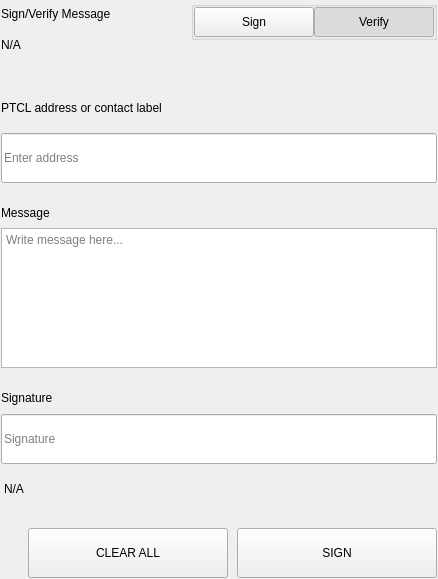
<?xml version="1.0" encoding="UTF-8"?>
<ui version="4.0">
 <class>SettingsSignMessageWidgets</class>
 <widget class="QWidget" name="SettingsSignMessageWidgets">
  <property name="geometry">
   <rect>
    <x>0</x>
    <y>0</y>
    <width>438</width>
    <height>579</height>
   </rect>
  </property>
  <property name="windowTitle">
   <string>Form</string>
  </property>
  <layout class="QVBoxLayout" name="verticalLayout">
   <property name="spacing">
    <number>0</number>
   </property>
   <property name="leftMargin">
    <number>0</number>
   </property>
   <property name="topMargin">
    <number>0</number>
   </property>
   <property name="rightMargin">
    <number>0</number>
   </property>
   <property name="bottomMargin">
    <number>0</number>
   </property>
   <item>
    <widget class="QWidget" name="left" native="true">
     <layout class="QVBoxLayout" name="verticalLayout_3">
      <property name="leftMargin">
       <number>0</number>
      </property>
      <property name="topMargin">
       <number>0</number>
      </property>
      <property name="rightMargin">
       <number>0</number>
      </property>
      <property name="bottomMargin">
       <number>0</number>
      </property>
      <item>
       <widget class="QWidget" name="container_sign" native="true">
        <layout class="QVBoxLayout" name="verticalLayout_2">
         <property name="spacing">
          <number>0</number>
         </property>
         <property name="leftMargin">
          <number>1</number>
         </property>
         <property name="topMargin">
          <number>1</number>
         </property>
         <property name="rightMargin">
          <number>1</number>
         </property>
         <property name="bottomMargin">
          <number>1</number>
         </property>
         <item>
          <layout class="QHBoxLayout" name="horizontalLayout_3" stretch="3,1">
           <property name="spacing">
            <number>40</number>
           </property>
           <item>
            <layout class="QVBoxLayout" name="verticalLayoutTitle">
             <property name="spacing">
              <number>5</number>
             </property>
             <item>
              <widget class="QLabel" name="labelTitle">
               <property name="text">
                <string>Sign/Verify Message</string>
               </property>
              </widget>
             </item>
             <item>
              <widget class="QLabel" name="labelSubtitle1">
               <property name="text">
                <string notr="true">N/A</string>
               </property>
               <property name="wordWrap">
                <bool>true</bool>
               </property>
              </widget>
             </item>
            </layout>
           </item>
           <item alignment="Qt::AlignRight|Qt::AlignTop">
            <widget class="QWidget" name="containerSwitch" native="true">
             <property name="styleSheet">
              <string notr="true">#containerSwitch{
	padding-top:9px;
}</string>
             </property>
             <layout class="QVBoxLayout" name="verticalLayout_6">
              <property name="spacing">
               <number>4</number>
              </property>
              <property name="leftMargin">
               <number>0</number>
              </property>
              <property name="topMargin">
               <number>0</number>
              </property>
              <property name="rightMargin">
               <number>0</number>
              </property>
              <property name="bottomMargin">
               <number>0</number>
              </property>
              <item alignment="Qt::AlignRight">
               <widget class="QGroupBox" name="groupBox">
                <property name="sizePolicy">
                 <sizepolicy hsizetype="Fixed" vsizetype="Preferred">
                  <horstretch>0</horstretch>
                  <verstretch>0</verstretch>
                 </sizepolicy>
                </property>
                <property name="title">
                 <string/>
                </property>
                <property name="alignment">
                 <set>Qt::AlignRight|Qt::AlignTop|Qt::AlignTrailing</set>
                </property>
                <layout class="QHBoxLayout" name="horizontalLayout_4">
                 <property name="spacing">
                  <number>0</number>
                 </property>
                 <property name="leftMargin">
                  <number>0</number>
                 </property>
                 <property name="topMargin">
                  <number>0</number>
                 </property>
                 <property name="rightMargin">
                  <number>0</number>
                 </property>
                 <property name="bottomMargin">
                  <number>0</number>
                 </property>
                 <item>
                  <widget class="QPushButton" name="pushSign">
                   <property name="minimumSize">
                    <size>
                     <width>120</width>
                     <height>30</height>
                    </size>
                   </property>
                   <property name="maximumSize">
                    <size>
                     <width>120</width>
                     <height>30</height>
                    </size>
                   </property>
                   <property name="focusPolicy">
                    <enum>Qt::NoFocus</enum>
                   </property>
                   <property name="text">
                    <string>Sign</string>
                   </property>
                   <property name="checkable">
                    <bool>true</bool>
                   </property>
                   <property name="autoExclusive">
                    <bool>true</bool>
                   </property>
                  </widget>
                 </item>
                 <item>
                  <widget class="QPushButton" name="pushVerify">
                   <property name="minimumSize">
                    <size>
                     <width>120</width>
                     <height>30</height>
                    </size>
                   </property>
                   <property name="maximumSize">
                    <size>
                     <width>120</width>
                     <height>30</height>
                    </size>
                   </property>
                   <property name="focusPolicy">
                    <enum>Qt::NoFocus</enum>
                   </property>
                   <property name="text">
                    <string>Verify</string>
                   </property>
                   <property name="checkable">
                    <bool>true</bool>
                   </property>
                   <property name="checked">
                    <bool>true</bool>
                   </property>
                   <property name="autoExclusive">
                    <bool>true</bool>
                   </property>
                  </widget>
                 </item>
                </layout>
               </widget>
              </item>
              <item alignment="Qt::AlignHCenter|Qt::AlignTop">
               <widget class="QLabel" name="labelSubtitleSwitch">
                <property name="text">
                 <string/>
                </property>
                <property name="alignment">
                 <set>Qt::AlignRight|Qt::AlignTrailing|Qt::AlignVCenter</set>
                </property>
               </widget>
              </item>
             </layout>
            </widget>
           </item>
          </layout>
         </item>
         <item>
          <spacer name="verticalSpacer_2">
           <property name="orientation">
            <enum>Qt::Vertical</enum>
           </property>
           <property name="sizeType">
            <enum>QSizePolicy::Fixed</enum>
           </property>
           <property name="sizeHint" stdset="0">
            <size>
             <width>20</width>
             <height>40</height>
            </size>
           </property>
          </spacer>
         </item>
         <item>
          <widget class="QWidget" name="containerAddress" native="true">
           <property name="sizePolicy">
            <sizepolicy hsizetype="Preferred" vsizetype="Fixed">
             <horstretch>0</horstretch>
             <verstretch>0</verstretch>
            </sizepolicy>
           </property>
           <layout class="QVBoxLayout" name="verticalLayout_5" stretch="0,0">
            <property name="spacing">
             <number>15</number>
            </property>
            <property name="leftMargin">
             <number>0</number>
            </property>
            <property name="topMargin">
             <number>0</number>
            </property>
            <property name="rightMargin">
             <number>0</number>
            </property>
            <property name="bottomMargin">
             <number>0</number>
            </property>
            <item>
             <widget class="QLabel" name="labelSubtitleAddress">
              <property name="minimumSize">
               <size>
                <width>0</width>
                <height>20</height>
               </size>
              </property>
              <property name="maximumSize">
               <size>
                <width>16777215</width>
                <height>20</height>
               </size>
              </property>
              <property name="text">
               <string>PTCL address or contact label</string>
              </property>
             </widget>
            </item>
            <item>
             <widget class="QLineEdit" name="addressIn_SM">
              <property name="minimumSize">
               <size>
                <width>0</width>
                <height>50</height>
               </size>
              </property>
              <property name="maximumSize">
               <size>
                <width>16777215</width>
                <height>50</height>
               </size>
              </property>
              <property name="placeholderText">
               <string>Enter address</string>
              </property>
             </widget>
            </item>
           </layout>
          </widget>
         </item>
         <item>
          <spacer name="verticalSpacer_3">
           <property name="orientation">
            <enum>Qt::Vertical</enum>
           </property>
           <property name="sizeType">
            <enum>QSizePolicy::Fixed</enum>
           </property>
           <property name="sizeHint" stdset="0">
            <size>
             <width>20</width>
             <height>20</height>
            </size>
           </property>
          </spacer>
         </item>
         <item>
          <layout class="QVBoxLayout" name="verticalLayout_9">
           <property name="spacing">
            <number>5</number>
           </property>
           <item>
            <widget class="QLabel" name="labelSubtitleMessage">
             <property name="minimumSize">
              <size>
               <width>0</width>
               <height>20</height>
              </size>
             </property>
             <property name="maximumSize">
              <size>
               <width>16777215</width>
               <height>20</height>
              </size>
             </property>
             <property name="text">
              <string>Message</string>
             </property>
            </widget>
           </item>
           <item>
            <widget class="QPlainTextEdit" name="messageIn_SM">
             <property name="minimumSize">
              <size>
               <width>0</width>
               <height>140</height>
              </size>
             </property>
             <property name="maximumSize">
              <size>
               <width>16777215</width>
               <height>140</height>
              </size>
             </property>
             <property name="placeholderText">
              <string>Write message here...</string>
             </property>
            </widget>
           </item>
          </layout>
         </item>
         <item>
          <spacer name="verticalSpacer_4">
           <property name="orientation">
            <enum>Qt::Vertical</enum>
           </property>
           <property name="sizeType">
            <enum>QSizePolicy::Fixed</enum>
           </property>
           <property name="sizeHint" stdset="0">
            <size>
             <width>20</width>
             <height>20</height>
            </size>
           </property>
          </spacer>
         </item>
         <item>
          <widget class="QWidget" name="widget" native="true">
           <property name="minimumSize">
            <size>
             <width>0</width>
             <height>75</height>
            </size>
           </property>
           <property name="maximumSize">
            <size>
             <width>16777215</width>
             <height>16777215</height>
            </size>
           </property>
           <layout class="QVBoxLayout" name="verticalLayout_4">
            <property name="leftMargin">
             <number>0</number>
            </property>
            <property name="topMargin">
             <number>0</number>
            </property>
            <property name="rightMargin">
             <number>0</number>
            </property>
            <property name="bottomMargin">
             <number>0</number>
            </property>
            <item>
             <widget class="QLabel" name="labelSubtitleSignature">
              <property name="minimumSize">
               <size>
                <width>0</width>
                <height>20</height>
               </size>
              </property>
              <property name="maximumSize">
               <size>
                <width>16777215</width>
                <height>20</height>
               </size>
              </property>
              <property name="text">
               <string>Signature</string>
              </property>
             </widget>
            </item>
            <item>
             <widget class="QLineEdit" name="signatureOut_SM">
              <property name="minimumSize">
               <size>
                <width>0</width>
                <height>50</height>
               </size>
              </property>
              <property name="placeholderText">
               <string>Signature</string>
              </property>
             </widget>
            </item>
           </layout>
          </widget>
         </item>
         <item>
          <widget class="QLabel" name="statusLabel_SM">
           <property name="styleSheet">
            <string notr="true">padding-top:5px;</string>
           </property>
           <property name="text">
            <string notr="true">N/A</string>
           </property>
          </widget>
         </item>
         <item>
          <spacer name="verticalSpacer">
           <property name="orientation">
            <enum>Qt::Vertical</enum>
           </property>
           <property name="sizeType">
            <enum>QSizePolicy::Fixed</enum>
           </property>
           <property name="sizeHint" stdset="0">
            <size>
             <width>20</width>
             <height>20</height>
            </size>
           </property>
          </spacer>
         </item>
         <item>
          <layout class="QHBoxLayout" name="horizontalLayout_7">
           <property name="spacing">
            <number>9</number>
           </property>
           <item>
            <spacer name="horizontalSpacer_5">
             <property name="orientation">
              <enum>Qt::Horizontal</enum>
             </property>
             <property name="sizeType">
              <enum>QSizePolicy::Expanding</enum>
             </property>
             <property name="sizeHint" stdset="0">
              <size>
               <width>40</width>
               <height>20</height>
              </size>
             </property>
            </spacer>
           </item>
           <item>
            <widget class="QPushButton" name="pushButtonClear">
             <property name="minimumSize">
              <size>
               <width>200</width>
               <height>50</height>
              </size>
             </property>
             <property name="focusPolicy">
              <enum>Qt::NoFocus</enum>
             </property>
             <property name="text">
              <string>CLEAR ALL</string>
             </property>
            </widget>
           </item>
           <item>
            <widget class="QPushButton" name="pushButtonSave">
             <property name="minimumSize">
              <size>
               <width>200</width>
               <height>50</height>
              </size>
             </property>
             <property name="maximumSize">
              <size>
               <width>200</width>
               <height>50</height>
              </size>
             </property>
             <property name="focusPolicy">
              <enum>Qt::NoFocus</enum>
             </property>
             <property name="text">
              <string>SIGN</string>
             </property>
            </widget>
           </item>
          </layout>
         </item>
        </layout>
       </widget>
      </item>
     </layout>
    </widget>
   </item>
  </layout>
 </widget>
 <resources/>
 <connections/>
</ui>
